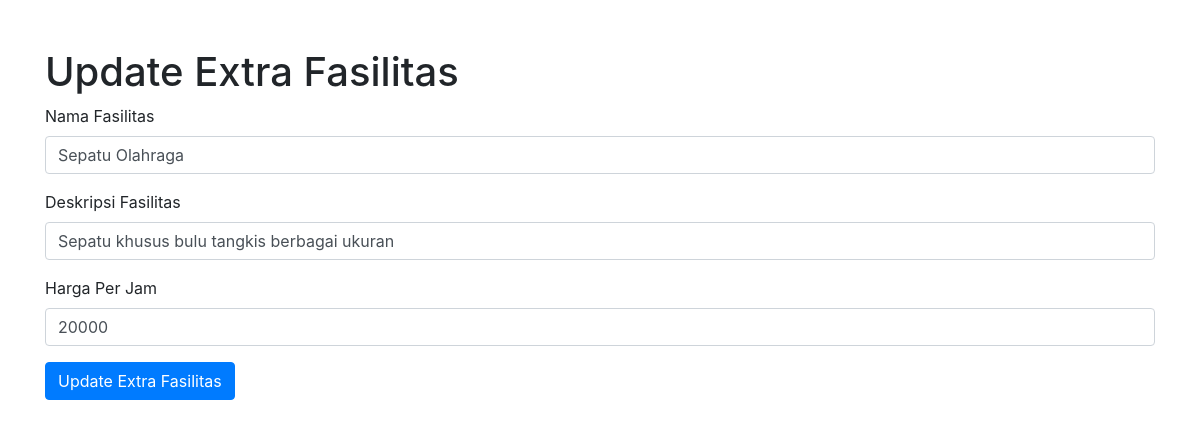
Page /evolve/Admin/updateExtraFasilitas.php?id_fasilitas=3 on the committed database.
### tables this page shows
CREATE TABLE `extra_fasilitas` (
  `id_fasilitas` int(11) NOT NULL,
  `nama_fasilitas` varchar(255) NOT NULL,
  `deskripsi_fasilitas` varchar(255) NOT NULL,
  `harga_per_jam` int(11) DEFAULT NULL
);

### evolve/Admin/updateExtraFasilitas.php (the view, shortened to what this page needs)
<?php
include('../function.php');
$id_fasilitas = $_GET['id_fasilitas'] ?? '';
if ($id_fasilitas) {
    $query = "SELECT * FROM extra_fasilitas WHERE id_fasilitas = $id_fasilitas";
    $result = mysqli_query($conn, $query);
    $fasilitas = mysqli_fetch_assoc($result);
}
?>
<!DOCTYPE html>
<html lang="en">
<head>
    <link href="https://stackpath.bootstrapcdn.com/bootstrap/4.5.2/css/bootstrap.min.css" rel="stylesheet">
</head>
<body>
    <div class="container mt-5">
        <h1>Update Extra Fasilitas</h1>
        <form action="updateExtraFasilitas.php?id_fasilitas=<?php echo $id_fasilitas; ?>" method="post">
            <div class="form-group">
                <label for="nama_fasilitas">Nama Fasilitas</label>
                <input type="text" class="form-control" id="nama_fasilitas" name="nama_fasilitas" value="<?php echo $fasilitas['nama_fasilitas']; ?>" required>
            </div>
            <div class="form-group">
                <label for="deskripsi_fasilitas">Deskripsi Fasilitas</label>
                <input type="text" class="form-control" id="deskripsi_fasilitas" name="deskripsi_fasilitas" value="<?php echo $fasilitas['deskripsi_fasilitas']; ?>" required>
            </div>
            <div class="form-group">
                <label for="harga_per_jam">Harga Per Jam</label>
                <input type="number" class="form-control" id="harga_per_jam" name="harga_per_jam" value="<?php echo $fasilitas['harga_per_jam']; ?>" required>
            </div>
            <button type="submit" class="btn btn-primary">Update Extra Fasilitas</button>
        </form>
    </div>
</body>
</html>

### rows in the picture
extra_fasilitas: nama_fasilitas "Sepatu Olahraga", deskripsi_fasilitas "Sepatu khusus bulu tangkis berbagai ukuran", harga_per_jam "20000"
